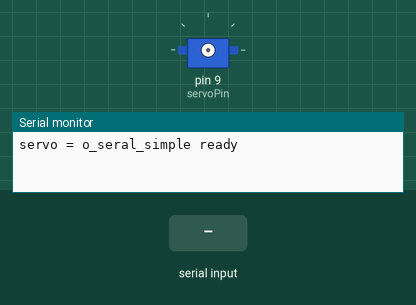
Simulated run of this sketch. Board: Arduino Uno, built with avr-gcc and run on an emulated ATmega328P. Shown: servo, the last lines printed to the serial monitor. Wiring (inferred from the names in the program): servo: signal pin 9. The test bench sets the inputs (shaded band). Servo pulses on a pin are drawn as a servo (544–2400 µs = 0–180°).

Above: at 1.2 s.
1.3 s: "90,45\n" received over Serial
At 2.8 s:
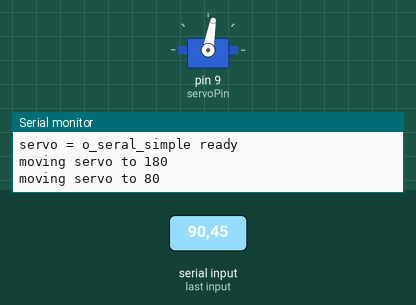
4.3 s: "30,150\n" received over Serial
At 6.3 s:
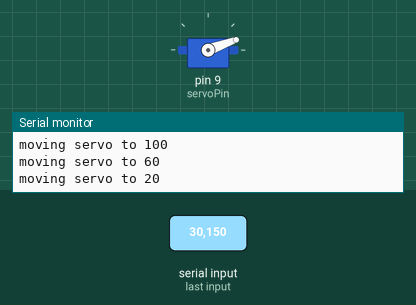
7.3 s: "200\n" received over Serial
At 8.0 s:
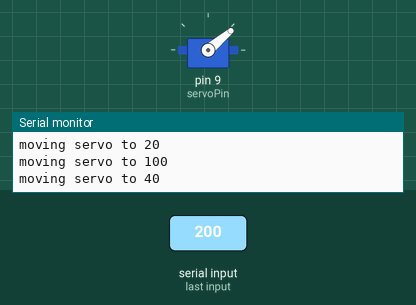
9.1 s: "90\n" received over Serial
At 10.3 s:
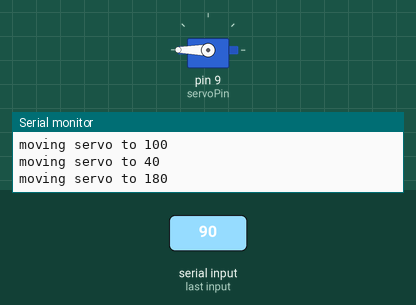
Timing chart, 0 to 11.6 s (numbered marks = the images above; inputs shaded):
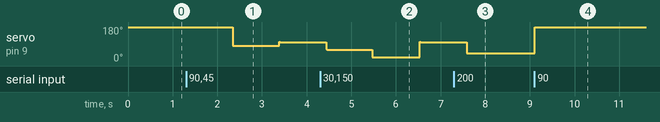

The sketch:

duoji1.ino
```cpp
int servoPin = 9;
int myAngle;
int pulseWidth;
int val;

void servoPulse(int servoPin,int myAngle)
{
  pulseWidth = (myAngle * 11)+500;
  digitalWrite(servoPin,HIGH);
  delayMicroseconds(pulseWidth);
  digitalWrite(servoPin,LOW);
  delay(20 - pulseWidth/1000);
}


void setup() {
  // put your setup code here, to run once:
  pinMode(servoPin,OUTPUT);
  Serial.begin(9600);
  Serial.println("servo = o_seral_simple ready");

}

void loop() {
  // put your main code here, to run repeatedly:
  val = Serial.read();
  if(val>'0' && val <='9')
  {
    val = val-'0';
    val = val *(180/9);
    Serial.print("moving servo to ");
    Serial.print(val,DEC);
    Serial.println();
    for(int i = 0 ; i <= 50; i++)
    {
      servoPulse(servoPin,val);
    }
  }

}
```

Measured:
- after the input at 1.3 s, servo on pin 9 (servoPin): 180° → 80° after 1.0 s, → 100° 1.0 s later
- after the input at 4.3 s, servo on pin 9 (servoPin): 100° → 60° after 0.14 s, → 20° 1.0 s later, → 100° 1.1 s later
- after the input at 7.3 s, servo on pin 9 (servoPin): 100° → 40° after 0.28 s
- after the input at 9.1 s, servo on pin 9 (servoPin): 40° → 180° at once
